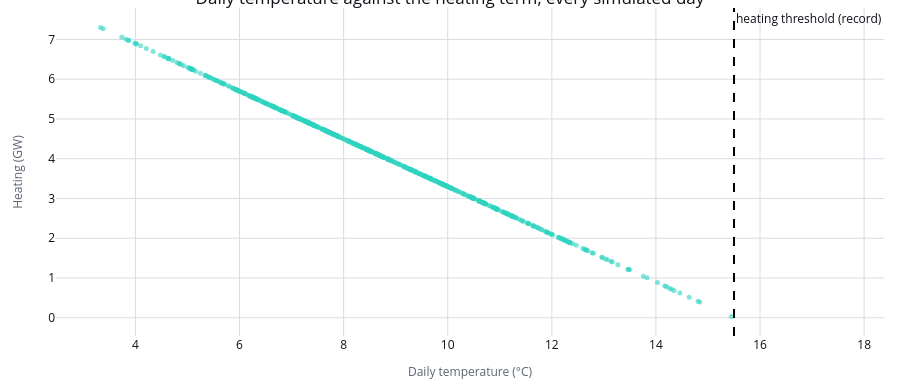

The code cell stored with this chart in its notebook:
### Markdown cell above
**Why a cold world is a dear world.** Across every simulated day, heating is zero above the
threshold and rises by the same GW per deg C below it: a hinge. The table bins the same points.

### Code cell
first_slot_of_day = np.unique(day_index, return_index=True)[1]
hinge = pd.DataFrame(
    {
        "temperature_c": temperature_c[:, day_index[first_slot_of_day]].ravel(),
        "heating_gw": heating_gw[:, first_slot_of_day].ravel(),
    }
)
hinge_figure = go.Figure(
    go.Scatter(
        x=hinge["temperature_c"].round(2),
        y=hinge["heating_gw"].round(3),
        mode="markers",
        marker={"size": 5, "opacity": 0.6},
        name="one simulated day",
    )
)
hinge_figure.add_vline(
    x=price_assumptions["heating_threshold_c"],
    line_dash="dash",
    annotation_text="heating threshold (record)",
)
hinge_figure.update_layout(
    title="Daily temperature against the heating term, every simulated day",
    xaxis_title="Daily temperature (°C)",
    yaxis_title="Heating (GW)",
)
apply_notebook_style(hinge_figure, height=380)

### Figure 1 — Plotly figure (JSON) as saved in the notebook; plotly's stock layout.template omitted (floating-point values rounded to 4 significant figures; data arrays with more than 128 entries replaced by an {"elided": "..."} marker saying what was removed)
{"data": [{"marker": {"opacity": 0.6, "size": 5}, "mode": "markers", "name": "one simulated day", "x": {"elided": "600 float values"}, "y": {"elided": "600 float values"}, "type": "scatter"}], "layout": {"shapes": [{"line": {"dash": "dash"}, "type": "line", "x0": 15.5, "x1": 15.5, "xref": "x", "y0": 0, "y1": 1, "yref": "y domain"}], "annotations": [{"showarrow": false, "text": "heating threshold (record)", "x": 15.5, "xanchor": "left", "xref": "x", "y": 1, "yanchor": "top", "yref": "y domain"}], "title": {"text": "Daily temperature against the heating term, every simulated day"}, "xaxis": {"title": {"text": "Daily temperature (°C)"}}, "yaxis": {"title": {"text": "Heating (GW)"}}, "margin": {"b": 44}, "height": 380, "paper_bgcolor": "#FFFFFF", "plot_bgcolor": "#FFFFFF"}}
